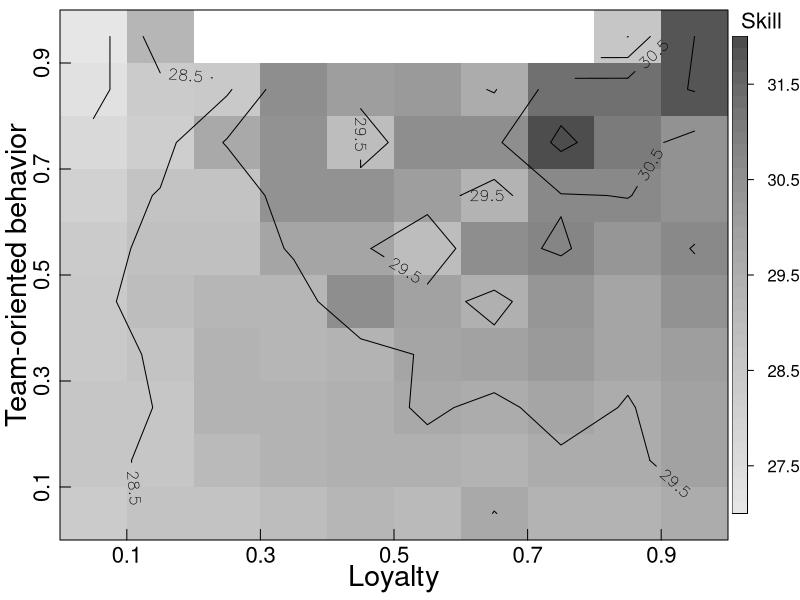

The R script that drew this image:
oldpar <- par(no.readonly = TRUE)
oldwd <- getwd()

# No hace falta tanta generalidad
# this.dir <- dirname(parent.frame(2)$ofile)
# setwd(this.dir)
# nombre.R <-  sys.frame(1)$ofile
# require(tools)
# nombre <- print(file_path_sans_ext(nombre.R))
# pdf(paste0(nombre,".pdf"))

# El nombre del archivo de salida est'a fijo.
nombre <- 'Fig4.pdf'
pdf(nombre)

#library(remotes)
#install_version("maps", "3.3.0")

par(mar=c(3,3,.5,3.6))
require(fields)
#require(xtable)
#setwd("~/gaming/trabajos/conquerClub/SociosPorConveniencia/Imagenes")

ftot_perf <- read.csv("data/dosClases100.csv", header =T)

activity <- ftot_perf[,"team_times1"]>=4 
loyalty <- ftot_perf[,"max_times12"][activity]/ftot_perf[,"team_times1"][activity]
teamOriented <- ftot_perf[,"team_times1"][activity]/ftot_perf[,"times1"][activity]
skill <- ftot_perf[,"mean"][activity]
l.to <-(loyalty*teamOriented)[activity]

#xtable(lm(skill~loyalty*teamOriented))

#vif_model <- lm(teamOriented~loyalty)
#vif_model_summary <- summary(vif_model)
#1/(1-vif_model_summary$r.squared)
#cor(loyalty,teamOriented)
#cor.test(loyalty,teamOriented)

faithfulness <- matrix(NA, nrow=10, ncol=10)
colnames(faithfulness) = seq(0,9)
rownames(faithfulness) = seq(0,9)
faithfulnessSE <- matrix(NA, nrow=10, ncol=10)
colnames(faithfulnessSE) = seq(0,9)
rownames(faithfulnessSE) = seq(0,9)
faithfulnessLen <- matrix(NA, nrow=10, ncol=10)
colnames(faithfulnessLen) = seq(0,9)
rownames(faithfulnessLen) = seq(0,9)
for (l in seq(0,9)){
  for (t in seq(0,9)){
    tClass <- (teamOriented > t/10) & (teamOriented <= (t+1)/10)
    lClass <- (loyalty > l/10) & (loyalty <= (l+1)/10)
    faithfulness[l+1,t+1] = mean(skill[tClass & lClass],na.rm = T)
    faithfulnessLen[l+1,t+1] = sum(tClass & lClass) 
    faithfulnessSE[l+1,t+1] = sd(skill[tClass & lClass])/sqrt(faithfulnessLen[l+1,t+1])
  }
}

faithfulness[faithfulnessLen <=5] <- NA

skillMin <- min(faithfulness,na.rm=T)
skillMax <- max(faithfulness,na.rm=T)
image(seq(0.05,0.95,by=0.1),seq(0.05,0.95,by=0.1),faithfulness, col= rev(gray.colors(40)),axes=F, xlab="",ylab="")
#points(c(0.25,0.35,0.45,0.55,0.65,0.75), c(0.95,0.95,0.95,0.95,0.95,0.95), pch="X", cex=3,col=rgb(0,0,0,0.80))
image.plot(seq(0.05,0.95,by=0.1),seq(0.05,0.95,by=0.1),faithfulness, 
           col= rev(gray.colors(40)),legend.only = T,legend.line = 0,legend.mar = 3.5,
           legend.cex = 0.01, legend.width = 1, 
           axis.args = list(at = seq(27.5,31.5,by = 1),tck=-0.4,lwd=0,lwd.ticks=1),
           breaks =  seq(27,32,length = 41))
contour(seq(0.05,0.95,by=0.1),seq(0.05,0.95,by=0.1),faithfulness,add = T,labcex = 1, levels = seq(27.5,31.5))
mtext("Loyalty", side=1, line=1.5,cex = 1.75)
mtext("Team-oriented behavior", side=2, line=1.5,cex = 1.75)
box()
axis(lwd=0,lwd.ticks=1,side=2, at = seq(0.1,0.9,by=0.2),labels=NA,cex.axis=0.6,tck=0.02)
axis(lwd=0,side=2,cex.axis=1.33,at = seq(0.1,0.9,by=0.2),line=-0.66)
axis(lwd=0,lwd.ticks=1,side=1,labels=NA,cex.axis=0.6,tck=0.02,at = seq(0.1,0.9,by=0.2))
axis(lwd=0,side=1,las=1,cex.axis=1.33,line=-0.66,at = seq(0.1,0.9,by=0.2))
par(xpd=NA);text(1.05,0.98,"Skill",cex=1.33);par(xpd=F)

dev.off()
setwd(oldwd)
par(oldpar, new=F)
